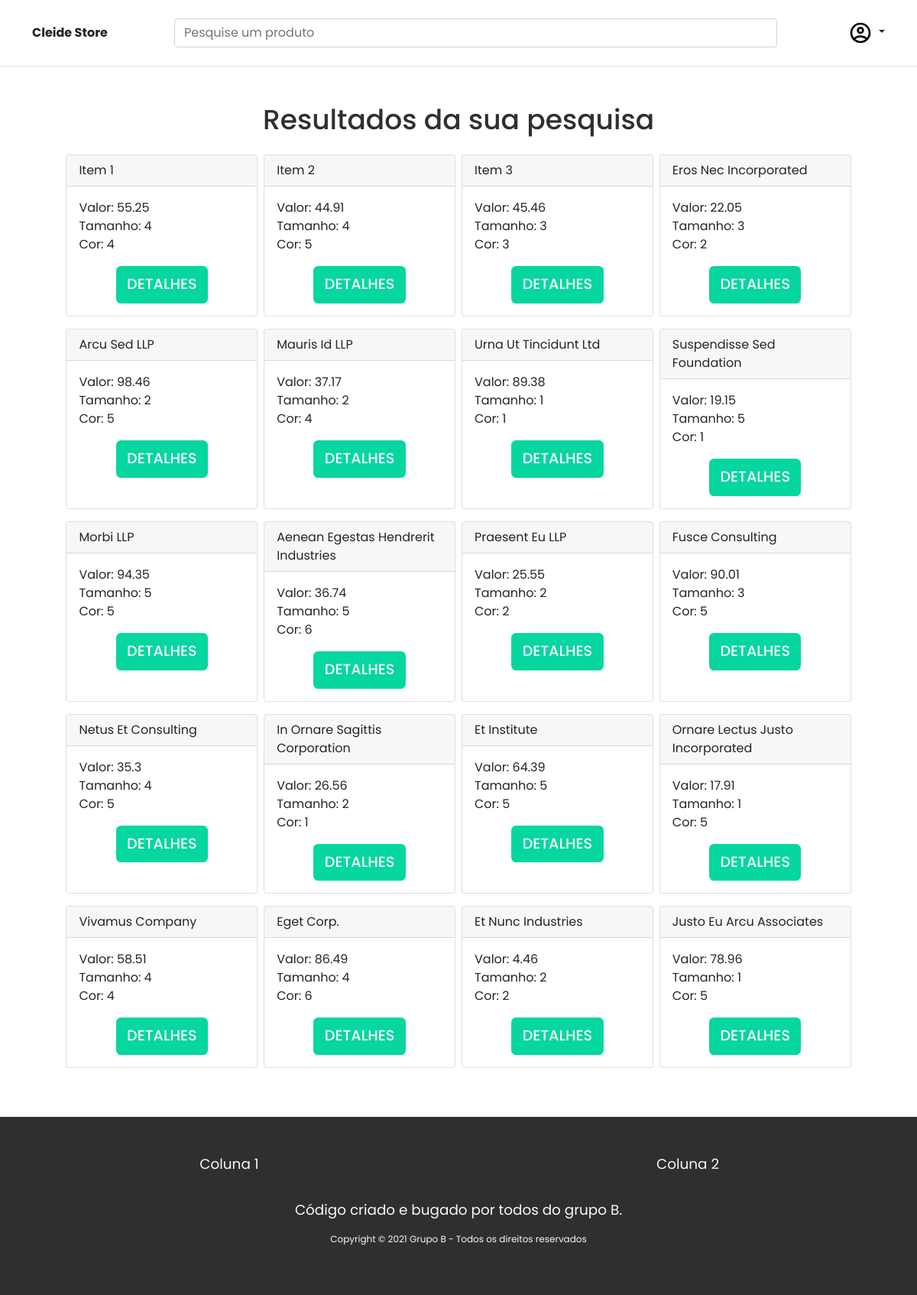
Page /pages/index_busca_produto.php on the earlier database version.
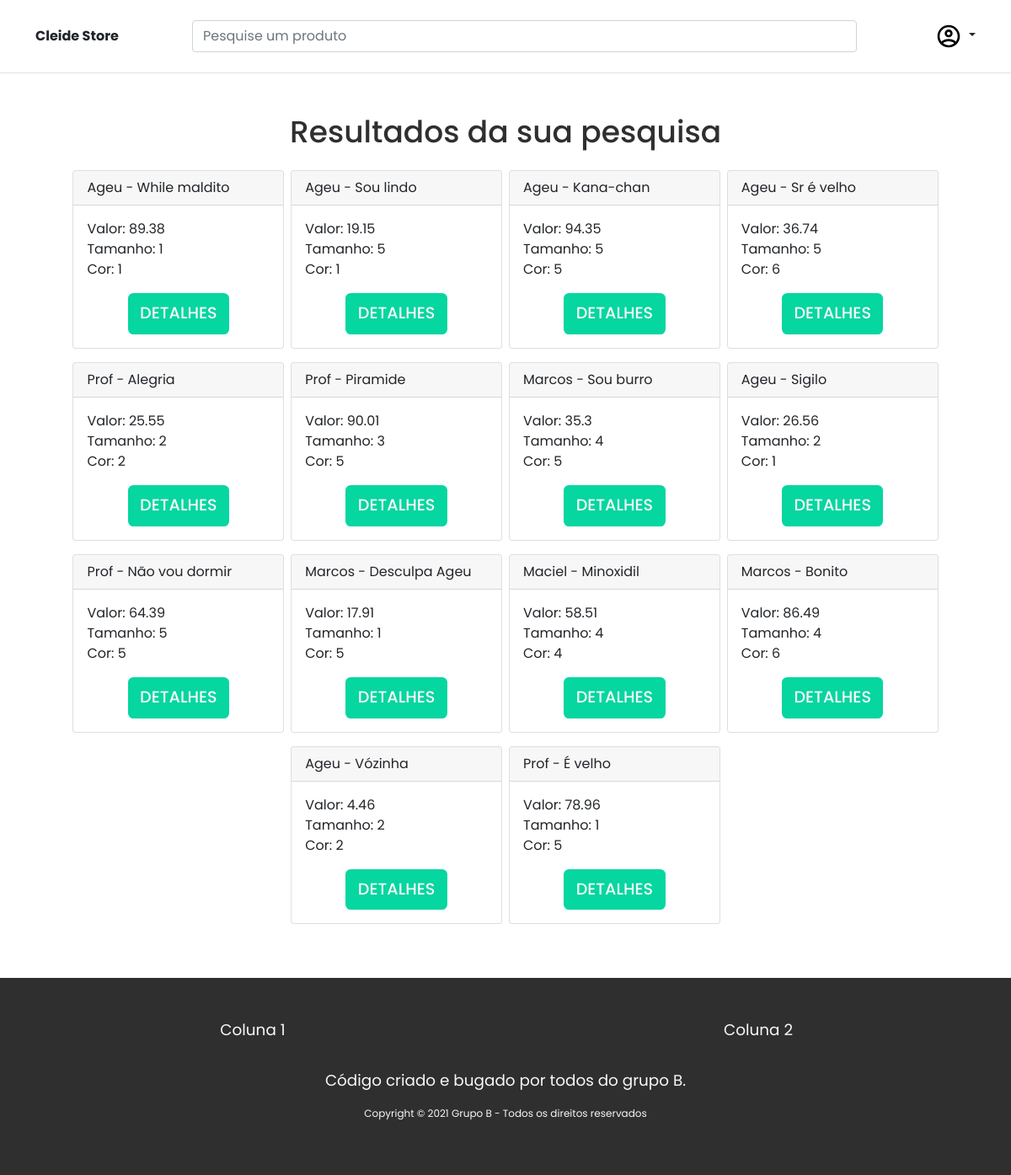
Same page on the later database version.
### tables this page shows
CREATE TABLE `produto` (
  `id_produto` int NOT NULL AUTO_INCREMENT,
  `nome_produto` varchar(150) NOT NULL,
  `desc_produto` varchar(200) NOT NULL,
  `valor_produto` float NOT NULL,
  `tamanho_produto` varchar(10) NOT NULL,
  `cor_produto` int NOT NULL,
  PRIMARY KEY (`id_produto`),
  KEY `nome_produto` (`nome_produto`),
  KEY `nome_produto_2` (`nome_produto`)
);

### functions/cod_busca_produto.php (the view, shortened to what this page needs)
<?php
include '../database/Connection.php';
$a = 0;
$id = $_POST['busca'];
$consulta = "SELECT * FROM `produto` WHERE `id_produto` = '{$id}' or `nome_produto` LIKE '%{$id}%';";
$resultado_consulta = mysqli_query($connection, $consulta);
if (mysqli_num_rows($resultado_consulta) == 0) {
  define('SEARCHRESULT', 'Nenhum resultado encontrado');
} else {
    while ($resultado = mysqli_fetch_array($resultado_consulta)){
          $dados [] = $resultado;
          $itens = count($dados);
     }
  while ($a < $itens){
    echo "
    <div id='card'class='card mx-1 col-sm-3 mb-3 p-0'>
    <div class='card-header'>{$dados[$a]["nome_produto"]}</div>
    <div class='card-body'>
    <p class='card-text'>
    Valor: {$dados[$a]["valor_produto"]}</br>
    Tamanho: {$dados[$a]["tamanho_produto"]}</br>
    Cor: {$dados[$a]["cor_produto"]}</br>
    </p>
    <div class= 'row  justify-content-center'>
    <a type='button' class='w-50 btn btn-green' href=  'index_detalhes_produto.php?id={$dados[$a]["id_produto"]}'> Detalhes</a>
    </div>
    </div>
    </div>";
    $a++;
  }
}
    ?>

### includes/header_dash_p.php (shortened to what this page needs)
<!doctype html>
<html lang="pt-br">
<head>
    <link rel="stylesheet" href="<?= CSSFILE ?>css/style.css">
</head>
<body>
    <header class="p-3 mb-5 border-bottom">
        <div class="container ">
            <div class="navbar navbar-light  d-flex flex-wrap align-items-center ">
                <a href="../index.php" class="col-12 col-md-2 d-flex align-items-center mb-3 mb-md-0 text-dark text-decoration-none">
                    <strong>Cleide Store</strong>
                </a>
                <form class="col mb-3 mb-lg-0 me-sm-5 " action="../pages/index_busca_produto.php" method="POST">
                    <input type="search" name="busca" class="form-control" placeholder="Pesquise um produto" aria-label="Search">
                </form>
                <div class="col-2 col-sm-1 ms-4 ms-sm-0 dropdown text-end">
                    <a href="#" class="d-block link-dark text-decoration-none dropdown-toggle" id="dropdownUser1" data-bs-toggle="dropdown" aria-expanded="true">
                        <img src="<?= CSSFILE ?>images/icons/account.svg" alt="Icone de conta">
                    </a>
                </div>
            </div>
        </div>
    </header>

### pages/index_busca_produto.php (shortened to what this page needs)
<?php
include "../includes/header_dash_p.php";
include '../database/Connection.php';
?>
  <div class="container m-auto ">
    <div class="mb-5 mt-4">
      <div class= 'row d-flex justify-content-center'>
  <?php include '../functions/cod_busca_produto.php'; ?>
 <h1 class="h1 text-center mb-4 order-first"><?= SEARCHRESULT ?></h1>
    </div>
      </div>
</div>
  <?php include "../includes/footer_dash.php";?>

### includes/footer_dash.php (shortened to what this page needs)
<footer class="container-fluid bg-black py-5 mt-5">
    <div class="row mb-3">
        <div class="col-12 col-md-6">
            <p class="prg-1 text-center text-gray-light">Coluna 1</p>
        </div>
        <div class="col-12 col-md-6">
            <p class="prg-1 text-center text-gray-light">Coluna 2</p>
        </div>
    </div>
    <div class="row">
        <p class="prg-1 text-center text-gray-light">Código criado e bugado por todos do grupo B.</p>
        <p class="prg-tiny text-center text-gray-light">Copyright © 2021 Grupo B - Todos os direitos reservados</p>
    </div>
</footer>
</body>
</html>

### css/style.css (style rules this page uses)
body { font-family: "Poppins", sans-serif !important; }

### css/colors.css (style rules this page uses)
:root { --pink-cleide: #ef476f; --yellow-cleide: #ffd166; --green-cleide: #06d6a0; --blue-light-cleide: #118ab2; --blue-dark-cleide: #083b4b; --black-cleide: #2f2f2f; --gray-light-cleide: #f8f8f8; --gray-dark-cleide: #bbbbbb; }
.bg-black { background-color: var(--black-cleide) !important; }
.text-gray-light { color: var(--gray-light-cleide) !important; }

### css/components/buttons.css (style rules this page uses)
.btn { font-weight: 500 !important; padding: 0.5rem !important; text-transform: uppercase; word-wrap: break-word !important; border: 2px solid transparent !important; font-size: 1.2rem !important; border-radius: 0.4rem !important; color: var(--black-cleide) ; }
.btn-green { background-color: var(--green-cleide) !important; border-color: var(--green-cleide) !important; color: var(--gray-light-cleide) !important; }

### css/components/texts.css (style rules this page uses)
h1 { font-size: 36px !important; color: var(--black-cleide) !important; }
.prg-tiny { color: var(--black-cleide); font-size: 0.75rem !important; }
.prg-1 { color: var(--black-cleide); font-size: 1.15rem !important; }

### pages/index_busca_produto.php (style rules this page uses)
#card { width: 22%; }

Differences in the rows shown:
removed produto: nome_produto "Item 1", valor_produto "55.25", tamanho_produto "4", cor_produto "4"
removed produto: nome_produto "Item 2", valor_produto "44.91", tamanho_produto "4", cor_produto "5"
removed produto: nome_produto "Item 3", valor_produto "45.46", tamanho_produto "3", cor_produto "3"
removed produto: nome_produto "Eros Nec Incorporated", valor_produto "22.05", tamanho_produto "3", cor_produto "2"
removed produto: nome_produto "Arcu Sed LLP", valor_produto "98.46", tamanho_produto "2", cor_produto "5"
removed produto: nome_produto "Mauris Id LLP", valor_produto "37.17", tamanho_produto "2", cor_produto "4"
changed produto: nome_produto "Urna Ut Tincidunt Ltd" → "Ageu - While maldito"
changed produto: nome_produto "Suspendisse Sed Foundation" → "Ageu - Sou lindo"
changed produto: nome_produto "Morbi LLP" → "Ageu - Kana-chan"
changed produto: nome_produto "Aenean Egestas Hendrerit Industries" → "Ageu - Sr é velho"
changed produto: nome_produto "Praesent Eu LLP" → "Prof - Alegria"
changed produto: nome_produto "Fusce Consulting" → "Prof - Piramide"
changed produto: nome_produto "Netus Et Consulting" → "Marcos - Sou burro"
changed produto: nome_produto "In Ornare Sagittis Corporation" → "Ageu - Sigilo"
changed produto: nome_produto "Et Institute" → "Prof - Não vou dormir"
changed produto: nome_produto "Ornare Lectus Justo Incorporated" → "Marcos - Desculpa Ageu"
changed produto: nome_produto "Vivamus Company" → "Maciel - Minoxidil"
changed produto: nome_produto "Eget Corp." → "Marcos - Bonito"
changed produto: nome_produto "Et Nunc Industries" → "Ageu - Vózinha"
changed produto: nome_produto "Justo Eu Arcu Associates" → "Prof - É velho"
